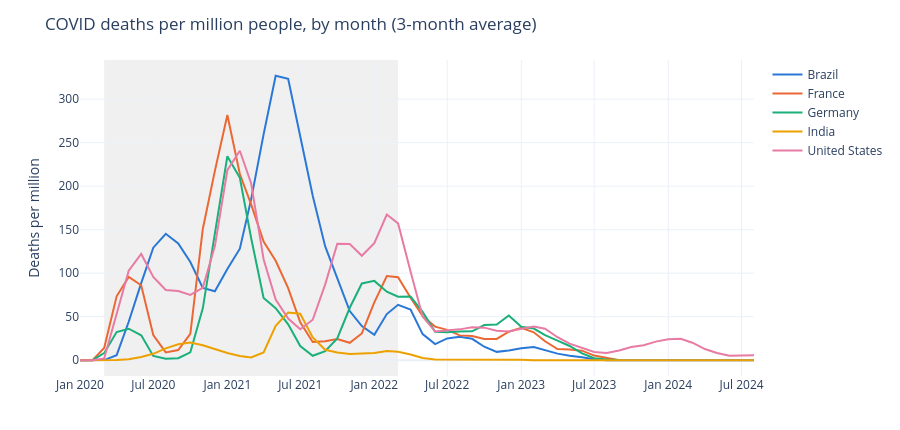
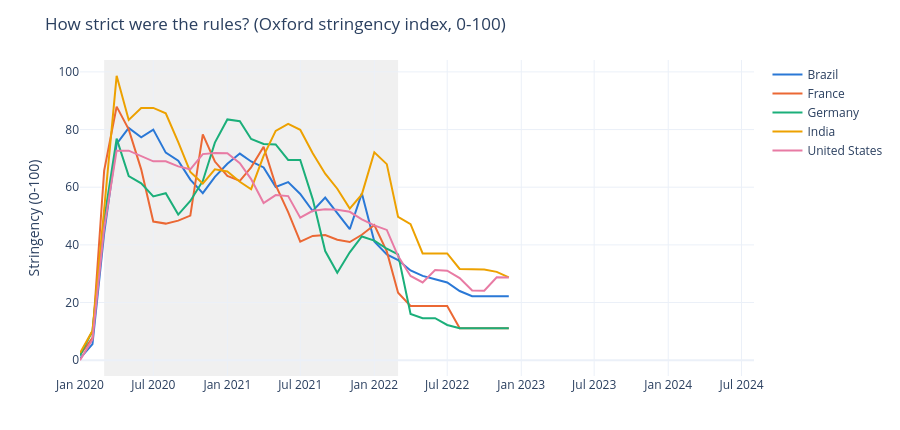
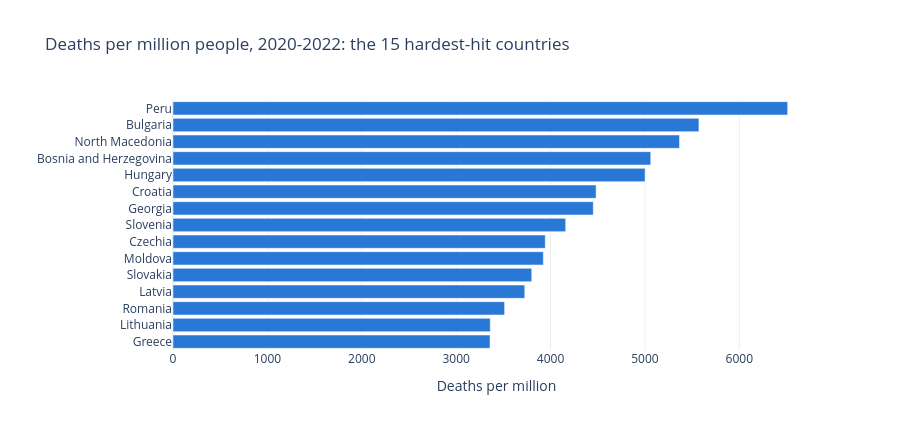

The cell these charts' notebook holds for them, in order:
### Markdown cell above
## Step 1: COVID data from Our World in Data (all countries)
**What it does:** downloads the daily COVID file, removes continents and "World", turns negative corrections into missing values,
and builds one row per country and month.
**Charts:** deaths per million over time, how strict the rules were, and the 15 hardest-hit countries.

### Code cell
# --- LOAD ---
KEEP = ["iso_code", "location", "continent", "date", "population", "new_cases", "new_deaths",
        "new_cases_per_million", "new_deaths_per_million", "stringency_index",
        "people_fully_vaccinated_per_hundred", "excess_mortality_cumulative_per_million",
        "median_age", "aged_65_older", "population_density", "hospital_beds_per_thousand",
        "life_expectancy", "human_development_index"]

covid_raw = read_csv_url(OWID_URLS, parse_dates=["date"], usecols=lambda c: c in KEEP)

if covid_raw is None:        # last resort: upload the CSV yourself
    try:
        from google.colab import files
        up = files.upload()
        covid_raw = pd.read_csv(list(up.keys())[0], parse_dates=["date"], usecols=lambda c: c in KEEP)
    except ImportError:
        covid_raw = pd.read_csv("owid-covid-data.csv", parse_dates=["date"], usecols=lambda c: c in KEEP)

print(covid_raw.shape, "| data ends:", covid_raw["date"].max().date())

# --- CLEAN ---
covid = covid_raw[covid_raw["continent"].notna() & ~covid_raw["iso_code"].astype(str).str.startswith("OWID_")].copy()
covid = covid.rename(columns={"location": "country"}).drop_duplicates(["iso_code", "date"])

for c in ["new_cases", "new_deaths", "new_cases_per_million", "new_deaths_per_million"]:
    covid.loc[covid[c] < 0, c] = np.nan      # negative numbers are data corrections: missing, not zero

covid["month"] = covid["date"].dt.to_period("M").dt.to_timestamp()

# One row per country with fixed characteristics (age, hospital beds, ...)
static_cols = [c for c in ["median_age", "aged_65_older", "population_density", "hospital_beds_per_thousand",
                           "life_expectancy", "human_development_index"] if c in covid.columns]
country_static = covid.groupby("iso_code")[["country", "continent"] + static_cols].first().reset_index()

# One row per country and month
covid_monthly = covid.groupby(["iso_code", "month"], as_index=False).agg(
    new_cases=("new_cases", sum_nan),
    new_deaths=("new_deaths", sum_nan),
    cases_per_million=("new_cases_per_million", sum_nan),
    deaths_per_million=("new_deaths_per_million", sum_nan),
    stringency_index=("stringency_index", "mean"),
    vaccinated_per_hundred=("people_fully_vaccinated_per_hundred", "max"),
    excess_mortality_pm_cum=("excess_mortality_cumulative_per_million", "last"),
    population=("population", "max"),
)

# The last month is usually incomplete: blank its totals so it doesn't look artificially low
last_date = covid["date"].max()
if last_date != last_date + pd.offsets.MonthEnd(0):
    last_month = last_date.to_period("M").to_timestamp()
    covid_monthly.loc[covid_monthly["month"] == last_month,
                      ["new_cases", "new_deaths", "cases_per_million", "deaths_per_million"]] = np.nan
    print(f"{last_month:%Y-%m} is incomplete (data ends {last_date.date()}): its totals are set to missing")

print(covid_monthly.shape, "|", covid_monthly["iso_code"].nunique(), "countries")
covid_monthly.head(3)

# --- CHART ---
SAMPLE = ["USA", "FRA", "DEU", "BRA", "IND"]        # change these ISO codes to look at other countries
names = country_static[["iso_code", "country"]]
sample = covid_monthly[covid_monthly["iso_code"].isin(SAMPLE)].merge(names, on="iso_code")
sample = sample.sort_values(["country", "month"])
sample["deaths_3m_avg"] = sample.groupby("country")["deaths_per_million"].transform(lambda s: s.rolling(3, min_periods=1).mean())

line_chart(sample, "month", "deaths_3m_avg", "country", "COVID deaths per million people, by month (3-month average)", "Deaths per million")
line_chart(sample, "month", "stringency_index", "country", "How strict were the rules? (Oxford stringency index, 0-100)", "Stringency (0-100)")

# The 15 countries with the most deaths per million in 2020-2022 (countries over 1 million people)
cum = (covid_monthly[covid_monthly["month"].between("2020-01-01", "2022-12-01")]
       .groupby("iso_code").agg(deaths=("deaths_per_million", sum_nan), pop=("population", "max")).reset_index()
       .merge(names, on="iso_code"))
top15 = cum[cum["pop"] >= 1_000_000].nlargest(15, "deaths").sort_values("deaths")
fig = px.bar(top15, x="deaths", y="country", orientation="h", title="Deaths per million people, 2020-2022: the 15 hardest-hit countries",
             labels={"deaths": "Deaths per million", "country": ""}, color_discrete_sequence=[PALETTE[0]])
fig.show()
